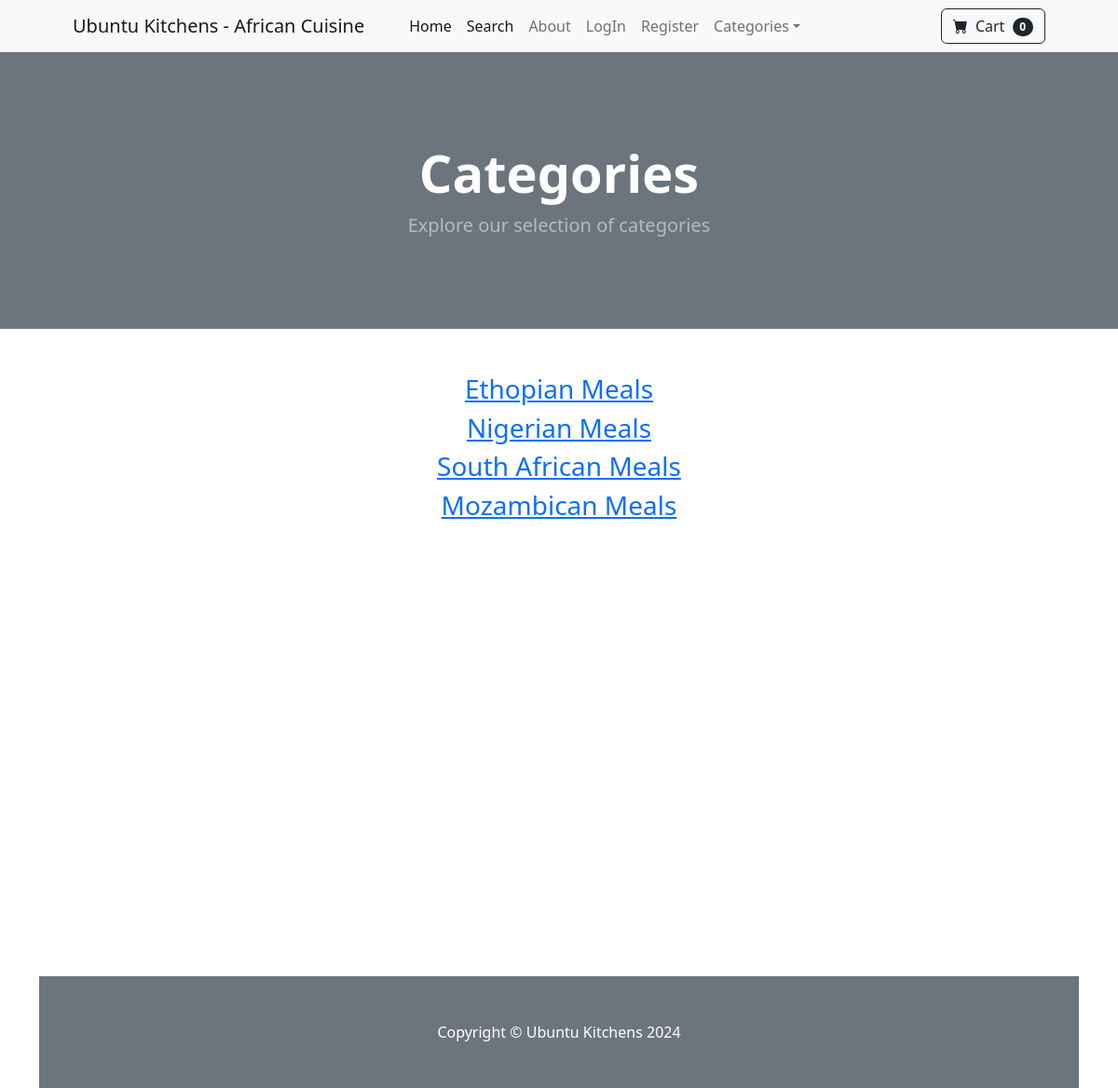
The app's page /category_summary with its own data.
### afri_shop/models.py (models this page shows)
class Category(models.Model):
    name = models.CharField(max_length=50)
    def __str__(self):
        return self.name
    class Meta:
        verbose_name_plural ='Categories'

### afri_shop/views.py (the view)
# urls.py: path('category_summary', views.category_summary, name= 'category_summary'),
def category_summary(request):
    categories = Category.objects.all()
    return render(request,'category_summary.html', {"categories":categories})

### cart/cart.py (called while the page is built)
    def __len__(self):
     return sum(item['quantity'] for item in self.cart.values())

### cart/context_processors.py (called while the page is built)
def cart(request):
    return{'cart': Cart(request)}

### afri_shop/templates/category_summary.html
{% extends 'base.html' %}
{% block content %}
<header class="bg-secondary py-5">
    <div class="container px-4 px-lg-5 my-5">
        <div class="text-center text-white">
            <h1 class="display-4 fw-bolder">Categories</h1>
            <p class="lead fw-normal text-white-50 mb-0">Explore our selection of categories</p>
        </div>
    </div>
</header>
<div class = "container">
   <div class = "row">
      <center>
           <div class = "col-8">
               <br/><br>
                {% for category in categories %}
                <h3><a href="{% url 'category' category %}">{{ category }}</a></h3>
                {% endfor %}
              <br/><br><br/><br/><br/><br/><br/><br/> <br/><br/><br/><br><br/><br/><br/><br><br/><br/><br/><br>
           </div>
      </center>
   </div>
{% endblock %}

### records on screen
Category: name "Ethopian Meals"
Category: name "Nigerian Meals"
Category: name "South African Meals"
Category: name "Mozambican Meals"

### other values on screen
{{ cart|length }} "0"
